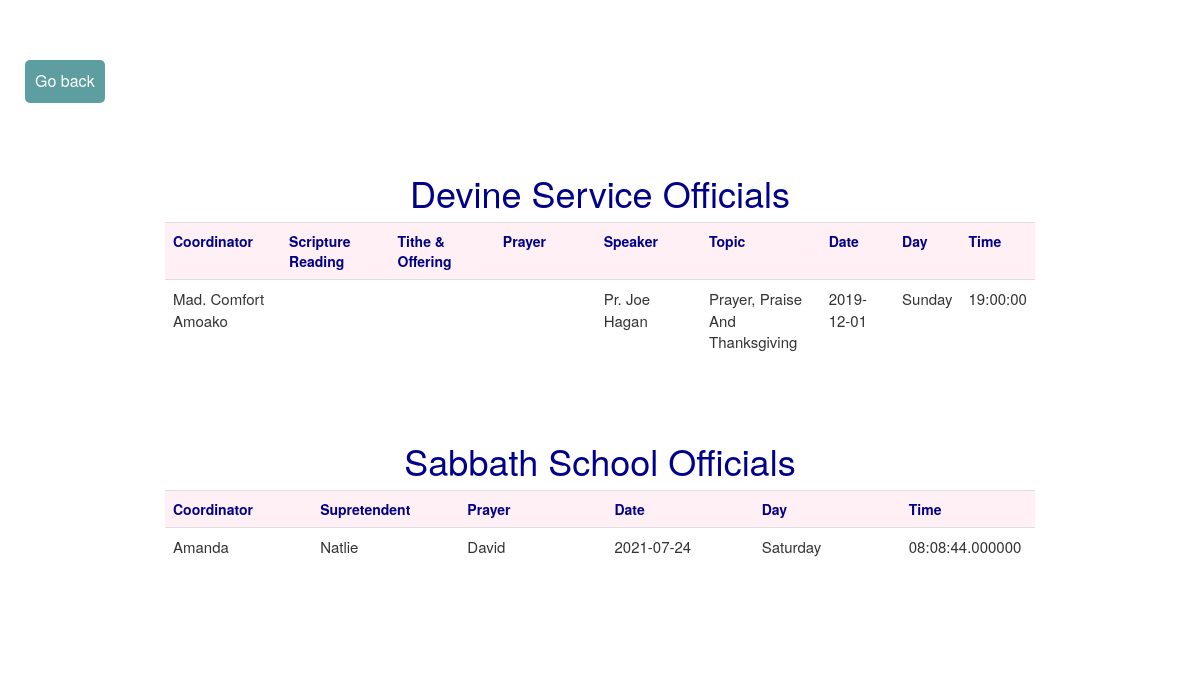
The page /frontPageevents.php on the database its author committed.
### tables this page shows
CREATE TABLE `events` (
  `ID` int(11) NOT NULL,
  `Coordinator` varchar(250) NOT NULL,
  `scriptureReader` varchar(100) NOT NULL,
  `TitheOffering` varchar(100) NOT NULL,
  `Prayer` varchar(100) NOT NULL,
  `Speaker` varchar(250) NOT NULL,
  `Topic` text NOT NULL,
  `adDate` date NOT NULL,
  `Day` varchar(50) NOT NULL,
  `adTime` time NOT NULL
);

CREATE TABLE `sabbathschool` (
  `ID` int(11) NOT NULL,
  `Coordinator` varchar(100) NOT NULL,
  `Supretendent` varchar(150) NOT NULL,
  `Prayer` varchar(150) NOT NULL,
  `adDate` date NOT NULL,
  `Day` varchar(100) NOT NULL,
  `adTime` time(6) NOT NULL
);

### frontPageevents.php (the view, shortened to what this page needs)
<?php
$db = mysqli_connect("localhost", "root", "", "ch");
$query = "select * from events";
$result = mysqli_query($db, $query);
?>
<!DOCTYPE html>
<html lang="en">
<head>
<link rel="stylesheet" href="https://maxcdn.bootstrapcdn.com/bootstrap/3.3.6/css/bootstrap.min.css" />
     <link rel="stylesheet" href="https://maxcdn.bootstrapcdn.com/bootstrap/4.5.2/css/">
</head>
<body><br>
        <div class="home">
            <div class="row" style="padding: 40px;">
            <p>
             <a href="index.php">Go back</a>
            </p>
           </div>
        </div>
<div class="container" style="width:900px;">
    <h1 align="center" style="color:darkblue;">Devine Service Officials</h1>
    <div class="table-responsive" id="employee_table">
        <table class="table table-striped">
            <tr>
                <th width="15%" style="background-color:lavenderblush; color: darkblue;">Coordinator</th>
                <th width="15%" style="background-color:lavenderblush; color: darkblue;">Scripture Reading</th>
                <th width="15%" style="background-color:lavenderblush; color: darkblue;">Tithe & Offering</th>
                <th width="15%" style="background-color:lavenderblush; color: darkblue;">Prayer</th>
                <th width="15%" style="background-color:lavenderblush; color: darkblue;">Speaker</th>
                <th width="15%" style="background-color:lavenderblush; color: darkblue;">Topic</th>
                <th width="15%" style="background-color:lavenderblush; color: darkblue;">Date</th>
                <th width="15%" style="background-color:lavenderblush; color: darkblue;">Day</th>
                <th width="5%" style="background-color:lavenderblush; color: darkblue;">Time</th>
            </tr>
            <?php
            while($row = mysqli_fetch_array($result))
            {
                ?>
                <tr>
                    <td ><?php echo $row["Coordinator"]; ?></td>
                    <td ><?php echo $row["scriptureReader"]; ?></td>
                    <td ><?php echo $row["TitheOffering"]; ?></td>
                    <td ><?php echo $row["Prayer"]; ?></td>
                    <td ><?php echo $row["Speaker"]; ?></td>
                    <td ><?php echo $row["Topic"]; ?></td>
                    <td ><?php echo $row["adDate"]; ?></td>
                    <td ><?php echo $row["Day"]; ?></td>
                    <td ><?php echo $row["adTime"]; ?></td>
                </tr>
                <?php
            }
            ?>
        </table>
    </div><br><br>
    <?php
    $db = mysqli_connect("localhost", "root", "", "ch");
    $query="select * from sabbathSchool";
    $result = mysqli_query($db, $query);;
     ?>
    <h1 align="center" style="color:darkblue;">Sabbath School Officials</h1>
    <div class="table-responsive" id="employee_table">
        <table class="table table-striped">
            <tr>
                <th width="15%" style="background-color:lavenderblush; color: darkblue;">Coordinator</th>
                <th width="15%" style="background-color:lavenderblush; color: darkblue;">Supretendent</th>
                <th width="15%" style="background-color:lavenderblush; color: darkblue;">Prayer</th>
                <th width="15%" style="background-color:lavenderblush; color: darkblue;">Date</th>
                <th width="15%" style="background-color:lavenderblush; color: darkblue;">Day</th>
                <th width="5%" style="background-color:lavenderblush; color: darkblue;">Time</th>
            </tr>
            <?php
            while($row = mysqli_fetch_array($result))
            {
                ?>
                <tr>
                    <td ><?php echo $row["Coordinator"]; ?></td>
                    <td ><?php echo $row["Supretendent"]; ?></td>
                    <td ><?php echo $row["Prayer"]; ?></td>
                    <td ><?php echo $row["adDate"]; ?></td>
                    <td ><?php echo $row["Day"]; ?></td>
                    <td ><?php echo $row["adTime"]; ?></td>
                </tr>
                <?php
            }
            ?>
        </table>
    </div>
    <br><br><br>
</div>
</body>
</html>

### frontPageevents.php (style rules this page uses)
a:link, a:visited { background-color: #5F9EA0; color: white; padding: 10px; text-align: center; text-decoration: none; display: inline-block; font-size: 16px; border: none; border-radius: 5px; }
td { font-size: 15px; }

### rows shown on the page
events: Coordinator "Mad. Comfort Amoako", Speaker "Pr. Joe Hagan", Topic "Prayer, Praise And Thanksgiving", adDate "2019-12-01", Day "Sunday", adTime "19:00:00"
sabbathschool: Coordinator "Amanda", Supretendent "Natlie", Prayer "David", adDate "2021-07-24", Day "Saturday", adTime "08:08:44.000000"
